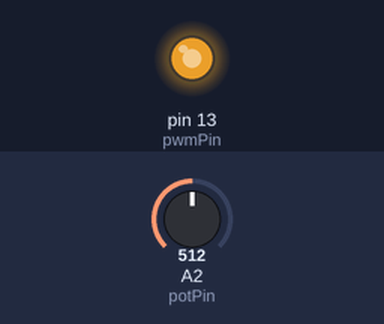
The sketch below on a simulated Arduino Uno, built with avr-gcc and run on an emulated ATmega328P. Shown: output pins drawn as LEDs (lit = HIGH). The test bench sets the inputs (shaded band); at power-on: A2 (potPin) = 512.

Above: at 1.2 s.
1.3 s: A2 (potPin) set to 306
At 2.0 s:
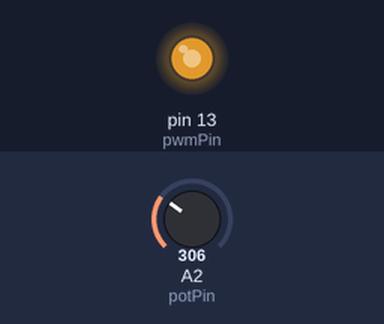
2.8 s: A2 (potPin) set to 0
At 3.6 s:
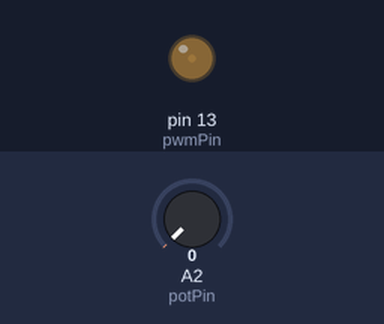
4.3 s: A2 (potPin) set to 122
At 5.5 s:
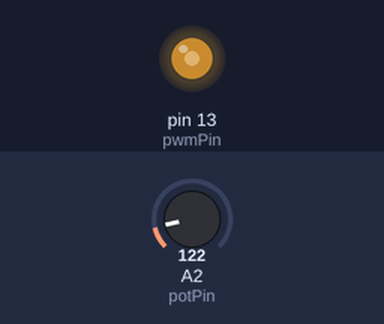
Timing chart, 0 to 7.3 s (numbered marks = the images above; inputs shaded):
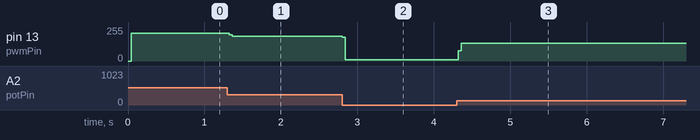

Measured:
- after the input at 1.3 s, pin 13 (pwmPin): 210/255 → 187/255 at once
- after the input at 2.8 s, pin 13 (pwmPin): 187/255 → 11/255 at once
- after the input at 4.3 s, pin 13 (pwmPin): 11/255 → 135/255 at once

The sketch:

potentiameter.ino
```cpp
/* PWM Fan control
 * ------------------
 *
 * Uses 4 wire fans from rack mount servers and potentiameter
 * to leverage pwm to control speed.
 *
 * Created 1 December 2005
 * copyleft 2005 DojoDave <http://www.0j0.org>
 * http://arduino.berlios.de
 *
 */

int potPin = 2;    // select the input pin for the potentiometer
int pwmPin = 13;   // select the pin for the LED
int val = 0;       // variable to store the value coming from the sensor


void setup()
{
  Serial.begin(9600);
  pinMode(13, OUTPUT);
}

void loop()
{
  int pwmSignal = analogRead(potPin);    // read the value from the sensor
  digitalWrite(pwmPin, HIGH);
  delayMicroseconds(pwmSignal); // Approximately 10% duty cycle @ 1KHz
  digitalWrite(pwmPin, LOW);
}
```
